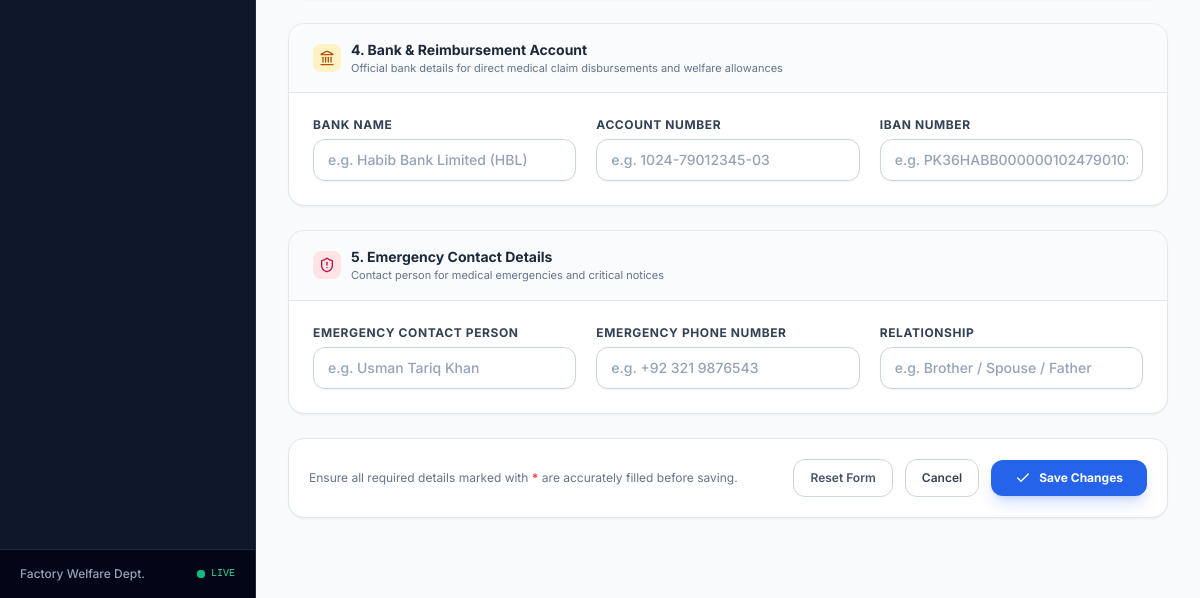
The page /employees/1/edit/ (signed in, lower part) on the database as committed earlier.
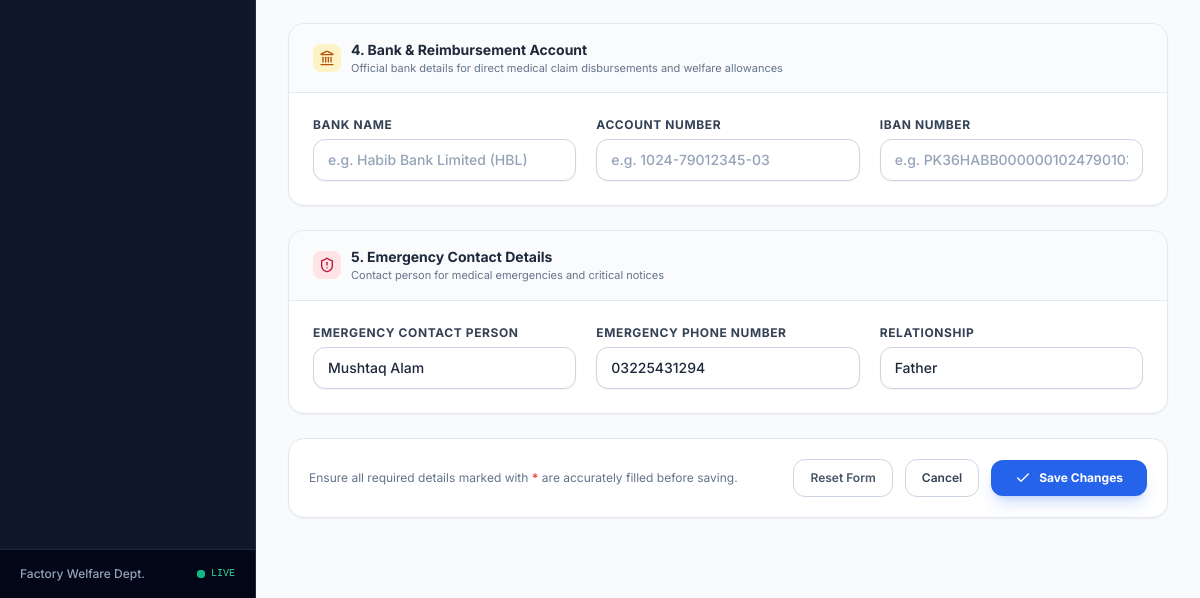
The same page on the database as committed later.
### welfare_app/models.py (models this page shows, shortened)
class Employee(models.Model):
    GENDER_CHOICES = [
        ('Male', 'Male'),
        ('Female', 'Female'),
        ('Other', 'Other'),
    ]
    STATUS_CHOICES = [
        ('Active', 'Active'),
        ('Inactive', 'Inactive'),
        ('Retired', 'Retired'),
        ('Terminated', 'Terminated'),
        ('Suspended', 'Suspended'),
    ]
    EMPLOYMENT_TYPE_CHOICES = [
        ('Permanent', 'Permanent'),
        ('Contract', 'Contract'),
        ('Probation', 'Probation'),
        ('Temporary', 'Temporary'),
        ('Daily Wage', 'Daily Wage'),
        ('Intern', 'Intern'),
        ('Trainee / Apprentice', 'Trainee / Apprentice'),
        ('Other', 'Other'),
    ]
    pl_number = models.CharField(max_length=50, unique=True, verbose_name="Employee ID / PL#")
    name = models.CharField(max_length=120, verbose_name="Full Name")
    father_name = models.CharField(max_length=120, blank=True, null=True, verbose_name="Father/Guardian Name")
    department = models.CharField(max_length=120)
    designation = models.CharField(max_length=120, blank=True, null=True)
    joined_date = models.DateField(blank=True, null=True)
    created_at = models.DateTimeField(auto_now_add=True)
    cnic = models.CharField(max_length=20, unique=True, blank=True, null=True, verbose_name="CNIC")
    date_of_birth = models.DateField(blank=True, null=True)
    gender = models.CharField(max_length=20, choices=GENDER_CHOICES, blank=True, null=True)
    contact_number = models.CharField(max_length=50, blank=True, null=True)
    email = models.EmailField(blank=True, null=True)
    address = models.TextField(blank=True, null=True)
    grade_scale = models.CharField(max_length=50, blank=True, null=True, verbose_name="Pay Grade / Scale")
    employment_type = models.CharField(max_length=50, choices=EMPLOYMENT_TYPE_CHOICES, default='Permanent')
    employment_status = models.CharField(max_length=50, choices=STATUS_CHOICES, default='Active')
    basic_salary = models.DecimalField(max_digits=12, decimal_places=2, blank=True, null=True)
    bank_name = models.CharField(max_length=120, blank=True, null=True)
    bank_account = models.CharField(max_length=100, blank=True, null=True)
    bank_iban = models.CharField(max_length=100, blank=True, null=True)
    emergency_contact_name = models.CharField(max_length=120, blank=True, null=True)
    emergency_contact_phone = models.CharField(max_length=50, blank=True, null=True)
    emergency_contact_relation = models.CharField(max_length=50, blank=True, null=True)
    profile_picture = models.ImageField(upload_to='employees/photos/', blank=True, null=True)
    notes = models.TextField(blank=True, null=True)
    updated_at = models.DateTimeField(auto_now=True)
    class Meta:
        ordering = ['name']

### welfare_app/views/employees.py (the view)
# urls.py: path('employees/<int:pk>/edit/', views.employee_update, name='employee_update'),
@login_required
def employee_update(request, pk):
    employee = get_object_or_404(Employee, pk=pk)
    if request.method == 'POST':
        form = FullEmployeeForm(request.POST, request.FILES, instance=employee)
        if form.is_valid():
            employee = form.save()
            AuditLog.log(
                user=request.user, action='Updated', module='Employee',
                record_id=str(employee.pk), record_repr=str(employee),
                ip_address=getattr(request, 'client_ip', None)
            )
            messages.success(request, f'Employee "{employee.name}" ({employee.pl_number}) updated successfully.')
            return redirect('employee_detail', pk=employee.pk)
        else:
            messages.error(request, 'Please check the form for errors and try again.')
    else:
        form = FullEmployeeForm(instance=employee)
    return render(request, 'welfare_app/employees/form.html', {
        'form': form,
        'employee': employee,
        'active_nav': 'employees',
    })

### welfare_app/context_processors.py (called while the page is built)
def welfare_context(request):
    context = {
        'app_name': 'Welfare ERP',
        'app_subtitle': 'Hospital Management System',
    }
    if request.user.is_authenticated:
        context['unread_notifications_count'] = Notification.objects.filter(
            user=request.user, is_read=False
        ).count()
        try:
            context['user_profile'] = request.user.profile
            context['user_role'] = request.user.profile.role
        except Exception:
            context['user_profile'] = None
            context['user_role'] = 'Admin' if request.user.is_superuser else 'Employee'
    return context

### welfare_app/templatetags/welfare_tags.py (called while the page is built)
@register.simple_tag(takes_context=True)
def is_active_nav(context, nav_name):
    active_nav = context.get('active_nav', '')
    if active_nav == nav_name:
        return 'bg-blue-600/20 text-blue-400'
    return 'text-slate-400 hover:bg-slate-800 hover:text-white'

### welfare_app/utils/helpers.py (called while the page is built)
def get_client_ip(request):
    x_forwarded_for = request.META.get('HTTP_X_FORWARDED_FOR')
    if x_forwarded_for:
        ip = x_forwarded_for.split(',')[0]
    else:
        ip = request.META.get('REMOTE_ADDR')
    return ip

### welfare_app/templates/welfare_app/employees/form.html (shortened to what the changed rows need)
{% extends "welfare_app/base.html" %}
{% load welfare_tags %}
{% block content %}
<div class="max-w-5xl mx-auto space-y-6 pb-12">
    <form method="post" enctype="multipart/form-data" class="space-y-6" id="employeeDataForm">
        <div class="bg-white rounded-2xl border border-slate-200 shadow-sm overflow-hidden">
            <div class="px-6 py-4 bg-slate-50/80 border-b border-slate-200 flex items-center gap-2.5">
                <div>
                    <h2 class="text-sm font-bold text-slate-800">4. Bank & Reimbursement Account</h2>
                </div>
            </div>
            <div class="p-6 grid grid-cols-1 sm:grid-cols-3 gap-5">
                <div class="space-y-1.5">
                    <label for="{{ form.bank_name.id_for_label }}" class="block text-xs font-bold text-slate-700 uppercase tracking-wider">
                        Bank Name
                    </label>
                    {{ form.bank_name }}
                </div>
                <div class="space-y-1.5">
                    <label for="{{ form.bank_account.id_for_label }}" class="block text-xs font-bold text-slate-700 uppercase tracking-wider">
                        Account Number
                    </label>
                    {{ form.bank_account }}
                </div>
                <div class="space-y-1.5">
                    <label for="{{ form.bank_iban.id_for_label }}" class="block text-xs font-bold text-slate-700 uppercase tracking-wider">
                        IBAN Number
                    </label>
                    {{ form.bank_iban }}
                </div>
            </div>
        </div>
        <div class="bg-white rounded-2xl border border-slate-200 shadow-sm overflow-hidden">
            <div class="px-6 py-4 bg-slate-50/80 border-b border-slate-200 flex items-center gap-2.5">
                <div>
                    <h2 class="text-sm font-bold text-slate-800">5. Emergency Contact Details</h2>
                </div>
            </div>
            <div class="p-6 grid grid-cols-1 sm:grid-cols-3 gap-5">
                <div class="space-y-1.5">
                    <label for="{{ form.emergency_contact_name.id_for_label }}" class="block text-xs font-bold text-slate-700 uppercase tracking-wider">
                        Emergency Contact Person
                    </label>
                    {{ form.emergency_contact_name }}
                </div>
                <div class="space-y-1.5">
                    <label for="{{ form.emergency_contact_phone.id_for_label }}" class="block text-xs font-bold text-slate-700 uppercase tracking-wider">
                        Emergency Phone Number
                    </label>
                    {{ form.emergency_contact_phone }}
                </div>
                <div class="space-y-1.5">
                    <label for="{{ form.emergency_contact_relation.id_for_label }}" class="block text-xs font-bold text-slate-700 uppercase tracking-wider">
                        Relationship
                    </label>
                    {{ form.emergency_contact_relation }}
                </div>
            </div>
        </div>
    </form>
</div>
{% endblock %}

Rows that differ between the two databases and show on the page:
changed Employee: emergency_contact_name (not shown) → "Mushtaq Alam"; emergency_contact_phone (not shown) → "03225431294"; emergency_contact_relation (not shown) → "Father"
